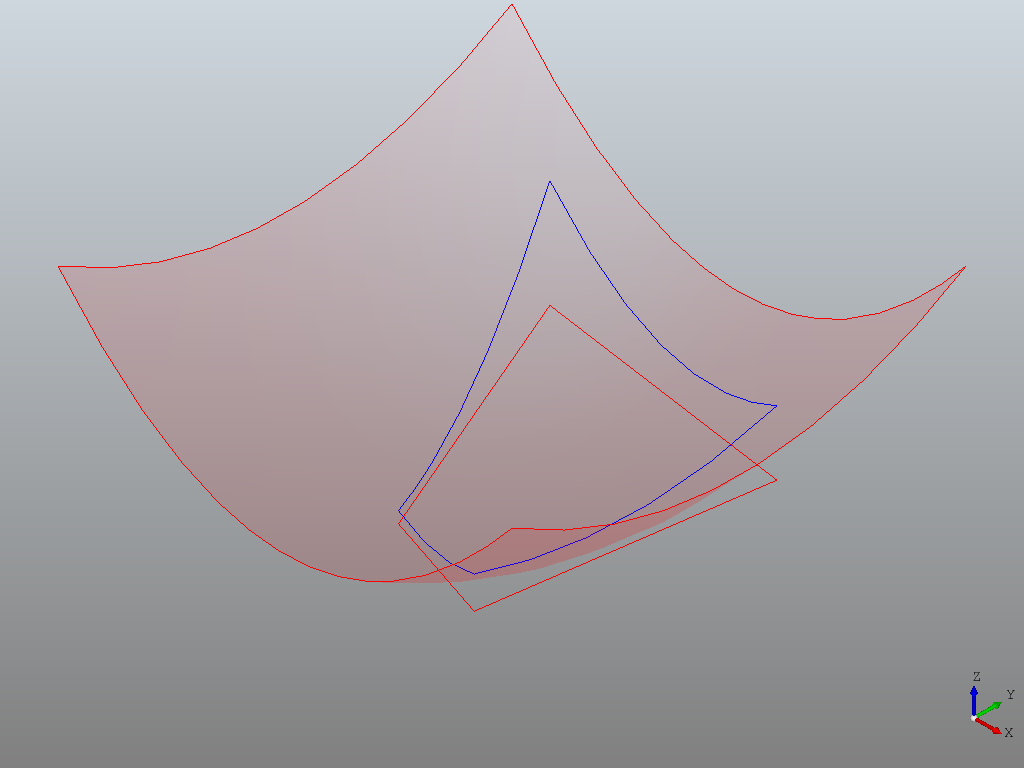

Write the Python code that produced this figure.
import numpy as np
import matplotlib.pyplot as plt
import sys

from OCC.Display.SimpleGui import init_display
from OCC.Core.gp import gp_Pnt, gp_Vec, gp_Dir
from OCC.Core.gp import gp_Ax1, gp_Ax2, gp_Ax3
from OCC.Core.TColgp import TColgp_Array2OfPnt
from OCC.Core.GeomAPI import GeomAPI_PointsToBSplineSurface
from OCC.Core.GeomAbs import GeomAbs_C0, GeomAbs_C1, GeomAbs_C2
from OCC.Core.GeomAbs import GeomAbs_G1, GeomAbs_G2
from OCC.Core.BRepBuilderAPI import BRepBuilderAPI_MakeFace, BRepBuilderAPI_MakePolygon
from OCC.Core.BRepProj import BRepProj_Projection


def spl_face(px, py, pz):
    nx, ny = px.shape
    pnt_2d = TColgp_Array2OfPnt(1, nx, 1, ny)
    for row in range(pnt_2d.LowerRow(), pnt_2d.UpperRow() + 1):
        for col in range(pnt_2d.LowerCol(), pnt_2d.UpperCol() + 1):
            i, j = row - 1, col - 1
            pnt = gp_Pnt(px[i, j], py[i, j], pz[i, j])
            pnt_2d.SetValue(row, col, pnt)
            #print (i, j, px[i, j], py[i, j], pz[i, j])

    curv = GeomAPI_PointsToBSplineSurface(
        pnt_2d, 3, 8, GeomAbs_G2, 0.001).Surface()
    surf = BRepBuilderAPI_MakeFace(curv, 1e-6).Face()
    return surf


def make_polygon(args, closed=False):
    poly = BRepBuilderAPI_MakePolygon()
    for pt in args:
        # support nested lists
        if isinstance(pt, list) or isinstance(pt, tuple):
            for i in pt:
                poly.Add(i)
        else:
            poly.Add(pt)
    if closed:
        poly.Close()
    poly.Build()

    result = poly.Wire()
    return result


if __name__ == '__main__':
    display, start_display, add_menu, add_function = init_display()

    axs = gp_Ax3()

    px = np.linspace(-1, 1, 100) * 600
    py = np.linspace(-1, 1, 100) * 600
    mesh = np.meshgrid(px, py)
    surf = mesh[0]**2 / 1000 + mesh[1]**2 / 2000
    face = spl_face(*mesh, surf)

    pts = []
    pts.append(gp_Pnt(-100, -200, 0))
    pts.append(gp_Pnt(+200, -300, 0))
    pts.append(gp_Pnt(+300, +400, 0))
    pts.append(gp_Pnt(-400, +500, 0))
    poly = make_polygon(pts, closed=True)

    proj = BRepProj_Projection(poly, face, axs.Direction())
    proj_poly = proj.Current()

    display.DisplayShape(face, color="RED", transparency=0.9)
    display.DisplayShape(poly)
    display.DisplayShape(proj_poly, color="BLUE")
    display.FitAll()
    display.View.Dump("Proj_Wire_to_Surf.png")
    start_display()
